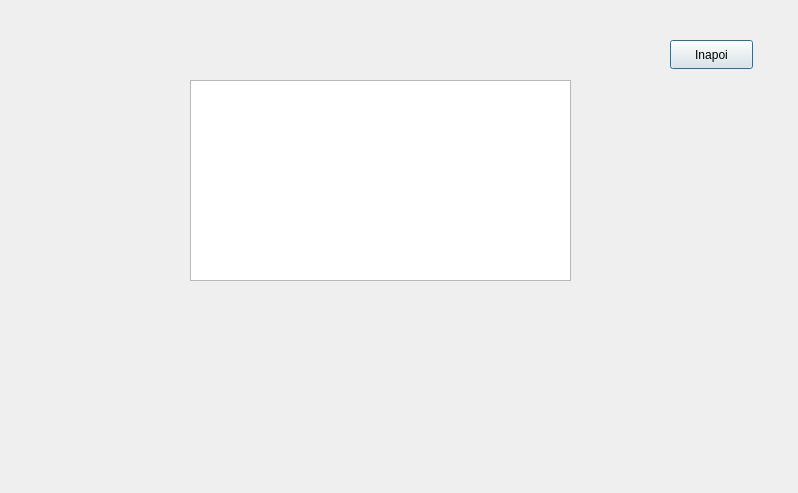
<?xml version="1.0" encoding="UTF-8"?>
<ui version="4.0">
 <class>fereastravizualizareCarduri</class>
 <widget class="QDialog" name="fereastravizualizareCarduri">
  <property name="geometry">
   <rect>
    <x>0</x>
    <y>0</y>
    <width>798</width>
    <height>493</height>
   </rect>
  </property>
  <property name="windowTitle">
   <string>Dialog</string>
  </property>
  <property name="styleSheet">
   <string notr="true">#fereastravizualizareCarduri
{
	background:url(:/imaginebuna.png)
}</string>
  </property>
  <widget class="QTextEdit" name="textEdit">
   <property name="geometry">
    <rect>
     <x>190</x>
     <y>80</y>
     <width>381</width>
     <height>201</height>
    </rect>
   </property>
  </widget>
  <widget class="QPushButton" name="pushButton">
   <property name="geometry">
    <rect>
     <x>670</x>
     <y>40</y>
     <width>83</width>
     <height>29</height>
    </rect>
   </property>
   <property name="text">
    <string>Inapoi</string>
   </property>
  </widget>
 </widget>
 <resources/>
 <connections/>
</ui>
